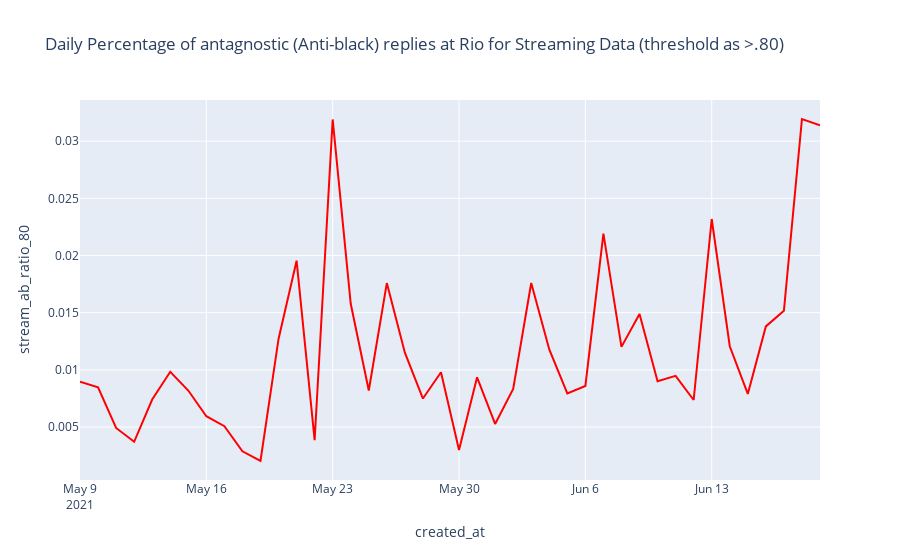

The notebook cell this image was saved under:
### Code cell
fig_stream_daily_ratio_ab_80 =px.line(daily_counts_stream_ab_wide_80,
                          x="created_at",
                          y="stream_ab_ratio_80",
                          title='Daily Percentage of antagnostic (Anti-black) replies at Rio for Streaming Data (threshold as >.80)',
                          color_discrete_sequence =["red"]

            )
fig_stream_daily_ratio_ab_80.show()

### Figure 1 — Plotly figure (JSON) as saved in the notebook; plotly's stock layout.template omitted (floating-point values rounded to 4 significant figures)
{"data": [{"hovertemplate": "created_at=%{x}<br>stream_ab_ratio_80=%{y}<extra></extra>", "legendgroup": "", "line": {"color": "red", "dash": "solid"}, "mode": "lines", "name": "", "orientation": "v", "showlegend": false, "type": "scatter", "x": ["2021-05-09", "2021-05-10", "2021-05-11", "2021-05-12", "2021-05-13", "2021-05-14", "2021-05-15", "2021-05-16", "2021-05-17", "2021-05-18", "2021-05-19", "2021-05-20", "2021-05-21", "2021-05-22", "2021-05-23", "2021-05-24", "2021-05-25", "2021-05-26", "2021-05-27", "2021-05-28", "2021-05-29", "2021-05-30", "2021-05-31", "2021-06-01", "2021-06-02", "2021-06-03", "2021-06-04", "2021-06-05", "2021-06-06", "2021-06-07", "2021-06-08", "2021-06-09", "2021-06-10", "2021-06-11", "2021-06-12", "2021-06-13", "2021-06-14", "2021-06-15", "2021-06-16", "2021-06-17", "2021-06-18", "2021-06-19"], "xaxis": "x", "y": [0.008973, 0.008475, 0.004924, 0.003713, 0.00741, 0.009832, 0.008194, 0.005945, 0.005074, 0.002884, 0.002033, 0.01271, 0.01954, 0.003852, 0.03189, 0.01578, 0.008193, 0.01759, 0.0115, 0.007496, 0.009789, 0.002995, 0.009346, 0.005272, 0.008333, 0.0176, 0.01178, 0.007937, 0.008596, 0.02191, 0.01201, 0.01489, 0.008999, 0.009479, 0.007364, 0.02319, 0.01206, 0.007898, 0.0138, 0.01516, 0.03193, 0.03139], "yaxis": "y"}], "layout": {"legend": {"tracegroupgap": 0}, "title": {"text": "Daily Percentage of antagnostic (Anti-black) replies at Rio for Streaming Data (threshold as >.80)"}, "xaxis": {"anchor": "y", "domain": [0, 1], "title": {"text": "created_at"}}, "yaxis": {"anchor": "x", "domain": [0, 1], "title": {"text": "stream_ab_ratio_80"}}}}
